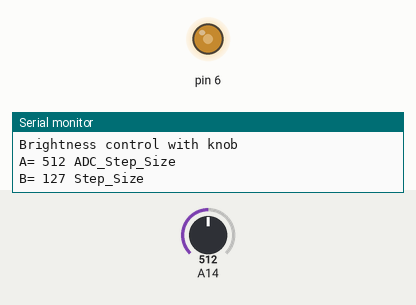
This sketch was run on a simulated Arduino Mega 2560, built with avr-gcc and run on an emulated ATmega2560. On the bench: output pins drawn as LEDs (lit = HIGH), the last lines printed to the serial monitor. The inputs (shaded band) are chosen by the test bench; at power-on: A14 = 512.

Above: at 1.4 s.
1.5 s: A14 set to 716
At 3.5 s:
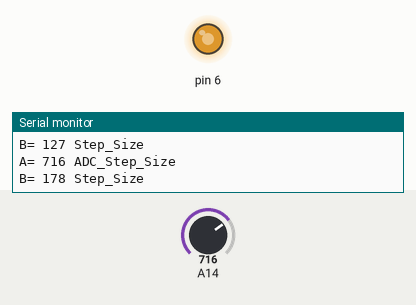
4.2 s: A14 set to 900
At 5.0 s:
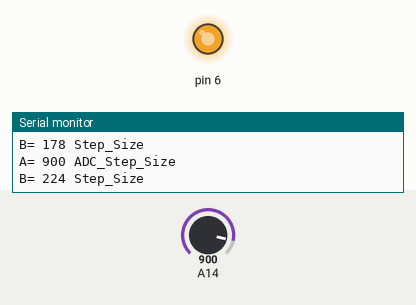
6.9 s: A14 set to 122
At 9.3 s:
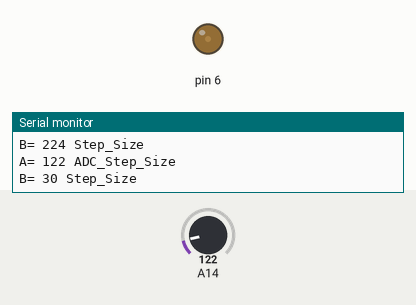
9.7 s: A14 set to 511
At 10.9 s:
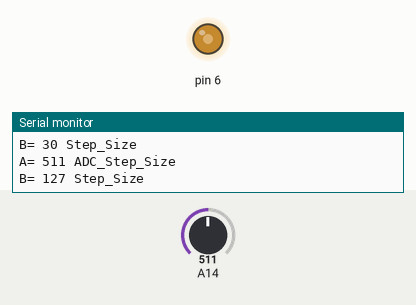
Timing chart, 0 to 12.7 s (numbered marks = the images above; inputs shaded):
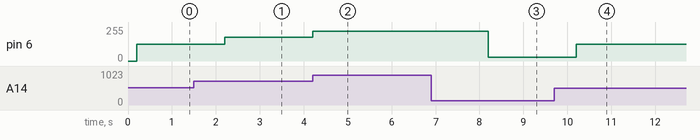

The sketch:

Mapping.ino
```cpp
void setup() {
  // put your setup code here, to run once:
  Serial.begin(9600);
  Serial.println("Brightness control with knob");
  delay(200);
}

void loop() {
  // put your main code here, to run repeatedly:
  int a, b ;
  a = analogRead(A14);
  Serial.print("A= ");
  Serial.print(a);
  Serial.println(" ADC_Step_Size");
  b = map(a, 0, 1023, 0, 255);
  analogWrite(6,b);
  Serial.print("B= ");
  Serial.print(b);
  Serial.println(" Step_Size");
  delay(2000);
}
```

Measured:
- after the input at 1.5 s, pin 6: 127/255 → 178/255 after 0.70 s
- after the input at 4.2 s, pin 6: 178/255 → 224/255 at once
- after the input at 6.9 s, pin 6: 224/255 → 30/255 after 1.3 s
- after the input at 9.7 s, pin 6: 30/255 → 127/255 after 0.50 s
